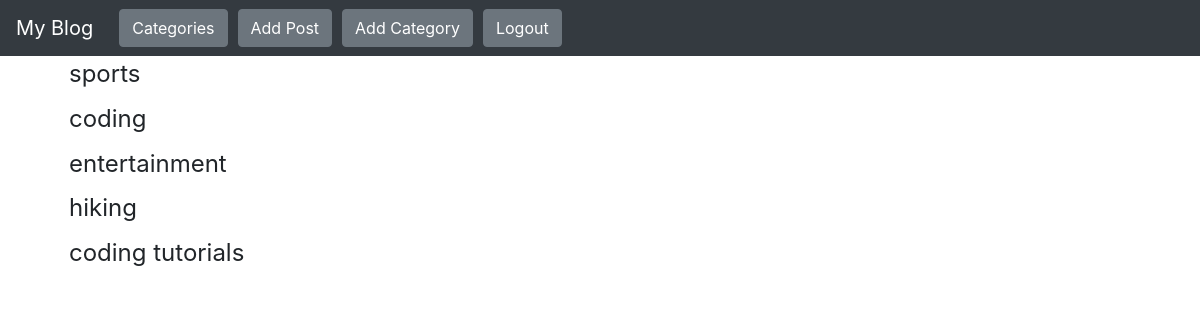
/category-list/ (signed in), run on the app's committed database.
### theblog/models.py (models this page shows, shortened)
class Category(models.Model):
    name = models.CharField(max_length=255)
    def __str__(self):
        return self.name

### theblog/views.py (the view)
# urls.py: path('category-list/', CategoryListView, name="category-list"),
def CategoryListView(request):
    cat_menu_list = Category.objects.all()
    return render(request, 'category_list.html', {'cat_menu_list': cat_menu_list})

### theblog/templates/category_list.html (shortened to what this page needs)
{% extends 'base.html' %}
{% block content %}
    {% for item in cat_menu_list %}
        <h4><a class="dropdown-item" href="{% url 'category' item|slugify %}">{{item}}</a></h4>
    {% endfor %}
{% endblock %}

### data on the page
Category: name "sports"
Category: name "coding"
Category: name "entertainment"
Category: name "hiking"
Category: name "coding tutorials"
